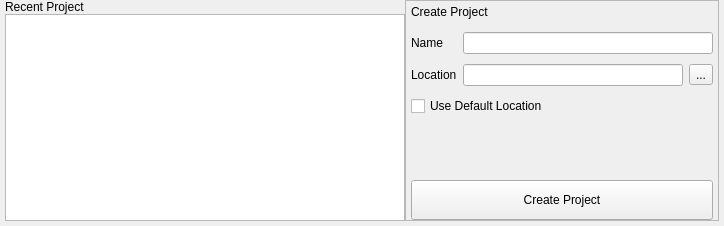
<?xml version="1.0" encoding="UTF-8"?>
<ui version="4.0">
 <class>projectsPage</class>
 <widget class="QWidget" name="projectsPage">
  <property name="geometry">
   <rect>
    <x>0</x>
    <y>0</y>
    <width>724</width>
    <height>226</height>
   </rect>
  </property>
  <property name="windowTitle">
   <string>Form</string>
  </property>
  <layout class="QGridLayout" name="pgLayout">
   <property name="leftMargin">
    <number>5</number>
   </property>
   <property name="topMargin">
    <number>0</number>
   </property>
   <property name="rightMargin">
    <number>5</number>
   </property>
   <property name="bottomMargin">
    <number>5</number>
   </property>
   <property name="spacing">
    <number>0</number>
   </property>
   <item row="1" column="0">
    <widget class="QListView" name="RecentProjectsView">
     <property name="minimumSize">
      <size>
       <width>400</width>
       <height>0</height>
      </size>
     </property>
    </widget>
   </item>
   <item row="0" column="0">
    <widget class="QLabel" name="RecentProjectLabel">
     <property name="maximumSize">
      <size>
       <width>16777215</width>
       <height>21</height>
      </size>
     </property>
     <property name="styleSheet">
      <string notr="true">font: 900 12pt &quot;Segoe UI&quot;;</string>
     </property>
     <property name="text">
      <string>Recent Project</string>
     </property>
    </widget>
   </item>
   <item row="0" column="1" rowspan="2">
    <widget class="QFrame" name="createFrame">
     <property name="minimumSize">
      <size>
       <width>300</width>
       <height>0</height>
      </size>
     </property>
     <property name="maximumSize">
      <size>
       <width>500</width>
       <height>16777215</height>
      </size>
     </property>
     <property name="frameShape">
      <enum>QFrame::Shape::StyledPanel</enum>
     </property>
     <property name="frameShadow">
      <enum>QFrame::Shadow::Raised</enum>
     </property>
     <layout class="QGridLayout" name="createFrameLayout">
      <property name="leftMargin">
       <number>5</number>
      </property>
      <property name="topMargin">
       <number>0</number>
      </property>
      <property name="rightMargin">
       <number>5</number>
      </property>
      <property name="bottomMargin">
       <number>0</number>
      </property>
      <property name="horizontalSpacing">
       <number>6</number>
      </property>
      <property name="verticalSpacing">
       <number>10</number>
      </property>
      <item row="0" column="0" colspan="3">
       <widget class="QLabel" name="createProjectLabel">
        <property name="maximumSize">
         <size>
          <width>16777215</width>
          <height>21</height>
         </size>
        </property>
        <property name="styleSheet">
         <string notr="true">font: 900 12pt &quot;Segoe UI&quot;;</string>
        </property>
        <property name="text">
         <string>Create Project</string>
        </property>
       </widget>
      </item>
      <item row="1" column="0">
       <widget class="QLabel" name="projectNameLabel">
        <property name="styleSheet">
         <string notr="true">font: 900 12pt &quot;Segoe UI&quot;;</string>
        </property>
        <property name="text">
         <string>Name</string>
        </property>
       </widget>
      </item>
      <item row="2" column="0">
       <widget class="QLabel" name="projectLocationLabel">
        <property name="styleSheet">
         <string notr="true">font: 900 12pt &quot;Segoe UI&quot;;</string>
        </property>
        <property name="text">
         <string>Location</string>
        </property>
       </widget>
      </item>
      <item row="2" column="1">
       <widget class="QLineEdit" name="projectLocationEntry"/>
      </item>
      <item row="2" column="2">
       <widget class="QToolButton" name="selectProjectLocationButton">
        <property name="text">
         <string>...</string>
        </property>
       </widget>
      </item>
      <item row="3" column="0" colspan="3">
       <widget class="QCheckBox" name="UseDefauldProjectLocationCheckBox">
        <property name="text">
         <string>Use Default Location</string>
        </property>
       </widget>
      </item>
      <item row="4" column="0" colspan="3" alignment="Qt::AlignmentFlag::AlignBottom">
       <widget class="QPushButton" name="createProjectButton">
        <property name="minimumSize">
         <size>
          <width>0</width>
          <height>40</height>
         </size>
        </property>
        <property name="text">
         <string>Create Project</string>
        </property>
       </widget>
      </item>
      <item row="1" column="1" colspan="2">
       <widget class="QLineEdit" name="projectNameEntry"/>
      </item>
     </layout>
    </widget>
   </item>
  </layout>
 </widget>
 <resources/>
 <connections/>
</ui>
